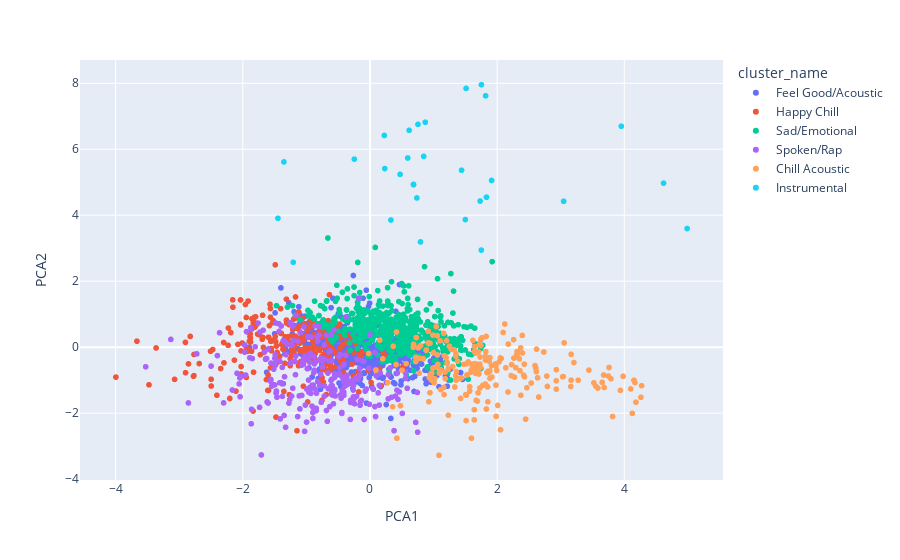

The cell this chart's notebook holds for it:
### Code cell
#interactive PCA visualization using Plotly
import warnings 
warnings.simplefilter(action='ignore', category=FutureWarning) #i had to do this to ignore a warning that kept showing up no matter how i tried to fix it

fig = px.scatter(df_clustering, x='PCA1', y='PCA2', color='cluster_name', hover_data=['song', 'artist'])
fig.show()

### Figure 1 — Plotly figure (JSON) as saved in the notebook; plotly's stock layout.template omitted (floating-point values rounded to 4 significant figures; data arrays with more than 128 entries replaced by an {"elided": "..."} marker saying what was removed)
{"data": [{"customdata": {"elided": "634x2 str values"}, "hovertemplate": "cluster_name=Feel Good/Acoustic<br>PCA1=%{x}<br>PCA2=%{y}<br>song=%{customdata[0]}<br>artist=%{customdata[1]}<extra></extra>", "legendgroup": "Feel Good/Acoustic", "marker": {"color": "#636efa", "symbol": "circle"}, "mode": "markers", "name": "Feel Good/Acoustic", "showlegend": true, "type": "scattergl", "x": {"elided": "634 float values"}, "xaxis": "x", "y": {"elided": "634 float values"}, "yaxis": "y"}, {"customdata": {"elided": "286x2 str values"}, "hovertemplate": "cluster_name=Happy Chill<br>PCA1=%{x}<br>PCA2=%{y}<br>song=%{customdata[0]}<br>artist=%{customdata[1]}<extra></extra>", "legendgroup": "Happy Chill", "marker": {"color": "#EF553B", "symbol": "circle"}, "mode": "markers", "name": "Happy Chill", "showlegend": true, "type": "scattergl", "x": {"elided": "286 float values"}, "xaxis": "x", "y": {"elided": "286 float values"}, "yaxis": "y"}, {"customdata": {"elided": "560x2 str values"}, "hovertemplate": "cluster_name=Sad/Emotional<br>PCA1=%{x}<br>PCA2=%{y}<br>song=%{customdata[0]}<br>artist=%{customdata[1]}<extra></extra>", "legendgroup": "Sad/Emotional", "marker": {"color": "#00cc96", "symbol": "circle"}, "mode": "markers", "name": "Sad/Emotional", "showlegend": true, "type": "scattergl", "x": {"elided": "560 float values"}, "xaxis": "x", "y": {"elided": "560 float values"}, "yaxis": "y"}, {"customdata": {"elided": "267x2 str values"}, "hovertemplate": "cluster_name=Spoken/Rap<br>PCA1=%{x}<br>PCA2=%{y}<br>song=%{customdata[0]}<br>artist=%{customdata[1]}<extra></extra>", "legendgroup": "Spoken/Rap", "marker": {"color": "#ab63fa", "symbol": "circle"}, "mode": "markers", "name": "Spoken/Rap", "showlegend": true, "type": "scattergl", "x": {"elided": "267 float values"}, "xaxis": "x", "y": {"elided": "267 float values"}, "yaxis": "y"}, {"customdata": {"elided": "222x2 str values"}, "hovertemplate": "cluster_name=Chill Acoustic<br>PCA1=%{x}<br>PCA2=%{y}<br>song=%{customdata[0]}<br>artist=%{customdata[1]}<extra></extra>", "legendgroup": "Chill Acoustic", "marker": {"color": "#FFA15A", "symbol": "circle"}, "mode": "markers", "name": "Chill Acoustic", "showlegend": true, "type": "scattergl", "x": {"elided": "222 float values"}, "xaxis": "x", "y": {"elided": "222 float values"}, "yaxis": "y"}, {"customdata": [["Better Off Alone", "Alice Deejay"], ["Sandstorm", "Darude"], ["Don't Give Up", "Chicane"], ["Can't Get You out of My Head", "Kylie Minogue"], ["We Come 1 - Radio Edit", "Faithless"], ["Only Time", "Enya"], ["Kiss Kiss", "Holly Valance"], ["Mundian to Bach Ke", "Panjabi MC"], ["Seven Nation Army", "The White Stripes"], ["Never Leave You (Uh Oooh, Uh Oooh)", "Lumidee"], ["Make Luv", "Room 5"], ["Reptilia", "The Strokes"], ["Black Betty - Edit", "Spiderbait"], ["Axel F", "Crazy Frog"], ["Sometimes You Can't Make It On Your Own", "U2"], ["Thunder in My Heart Again (Radio Edit)", "Meck"], ["The Way I Are", "Timbaland"], ["Pjanoo - Radio Edit", "Eric Prydz"], ["Love Lockdown", "Kanye West"], ["Intro", "The xx"], ["Love Lockdown", "Kanye West"], ["Hot - Play & Win Radio Version", "INNA"], ["Riverside", "Sidney Samson"], ["Bounce (feat. Kelis) - Radio Edit", "Calvin Harris"], ["Levels - Radio Edit", "Avicii"], ["Oblivion", "Grimes"], ["Animals - Radio Edit", "Martin Garrix"], ["Sail", "AWOLNATION"], ["My Love (feat. Jess Glynne)", "Route 94"], ["Sunset Lover", "Petit Biscuit"], ["Better", "Khalid"]], "hovertemplate": "cluster_name=Instrumental<br>PCA1=%{x}<br>PCA2=%{y}<br>song=%{customdata[0]}<br>artist=%{customdata[1]}<extra></extra>", "legendgroup": "Instrumental", "marker": {"color": "#19d3f3", "symbol": "circle"}, "mode": "markers", "name": "Instrumental", "showlegend": true, "type": "scattergl", "x": [-0.2459, 1.753, 0.7377, 0.2329, 0.7551, 4.987, 0.7948, 1.913, 0.3301, -1.353, 0.6843, 0.2257, 0.6857, 1.44, 1.5, 0.5941, 0.474, 0.6158, 1.833, 3.953, 1.833, -1.207, 1.819, -1.447, 0.8696, 1.511, 1.732, 3.046, 0.8448, 4.617, 1.751], "xaxis": "x", "y": [5.701, 7.956, 4.523, 5.414, 6.754, 3.596, 3.19, 5.054, 3.854, 5.616, 4.936, 6.419, 4.923, 5.365, 3.868, 5.735, 5.238, 6.575, 4.548, 6.698, 4.548, 2.573, 7.62, 3.908, 6.819, 7.845, 4.431, 4.423, 5.784, 4.973, 2.943], "yaxis": "y"}], "layout": {"autosize": true, "legend": {"title": {"text": "cluster_name"}, "tracegroupgap": 0}, "margin": {"t": 60}, "xaxis": {"anchor": "y", "autorange": true, "domain": [0, 1], "range": [-4.545, 5.537], "title": {"text": "PCA1"}, "type": "linear"}, "yaxis": {"anchor": "x", "autorange": true, "domain": [0, 1], "range": [-4.147, 8.825], "title": {"text": "PCA2"}, "type": "linear"}}}
